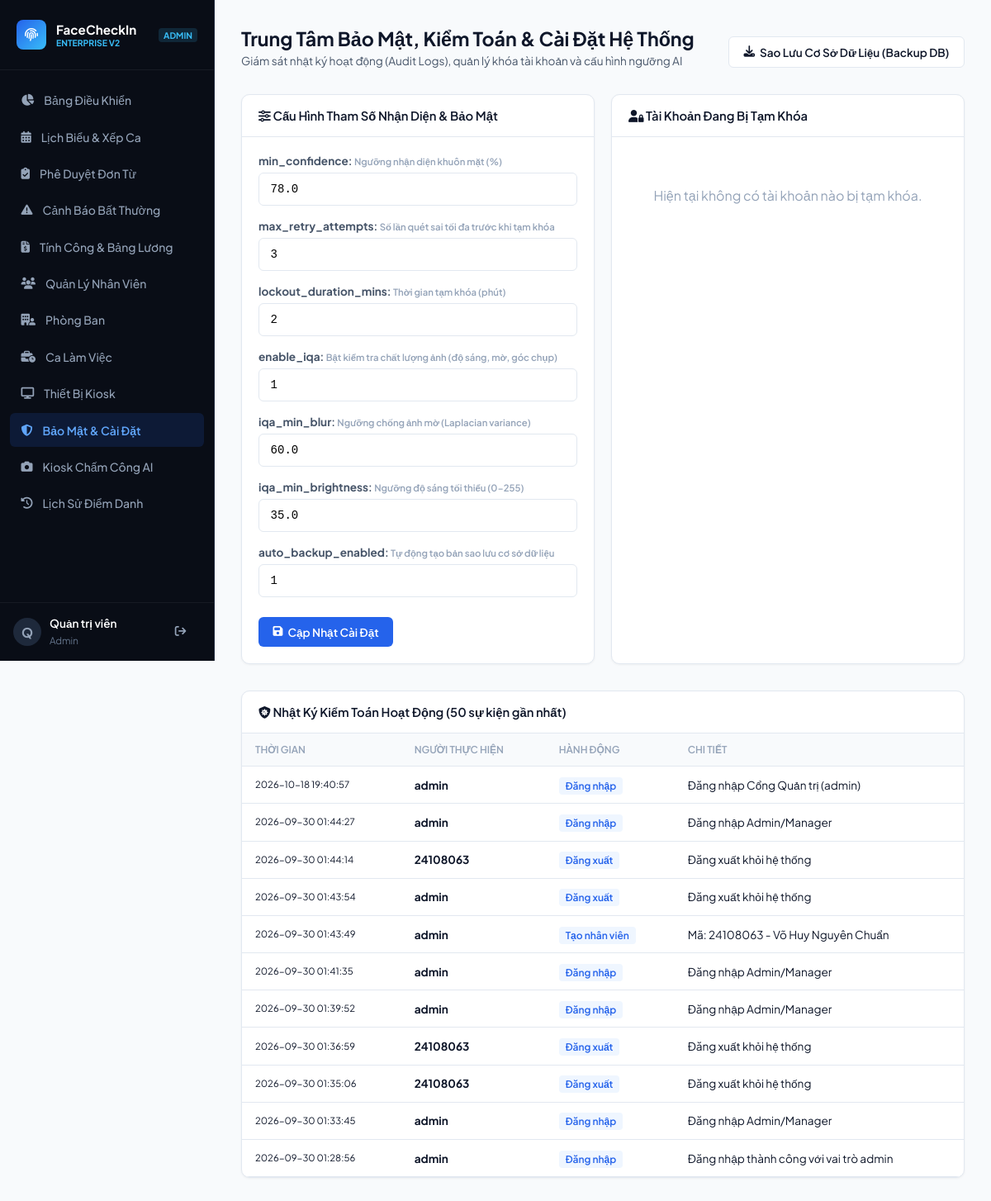
The page /admin/security (signed in) on the database its author committed.
### tables this page shows
CREATE TABLE system_settings (
            key TEXT PRIMARY KEY,
            value TEXT NOT NULL,
            description TEXT
        );

CREATE TABLE audit_logs (
            id INTEGER PRIMARY KEY AUTOINCREMENT,
            actor TEXT NOT NULL,
            action TEXT NOT NULL,
            detail TEXT,
            created_at TIMESTAMP DEFAULT CURRENT_TIMESTAMP
        );

### app.py (the view)
@app.route('/admin/security')
@login_required
@roles_required('admin')
def security_center():
    conn = get_db()
    cursor = conn.cursor()
    cursor.execute("SELECT * FROM audit_logs ORDER BY id DESC LIMIT 50")
    logs = cursor.fetchall()
    cursor.execute("SELECT u.*, e.emp_code, e.full_name FROM users u LEFT JOIN employees e ON u.emp_id = e.id WHERE u.locked_until > datetime('now')")
    locked_users = cursor.fetchall()
    cursor.execute("SELECT * FROM system_settings")
    settings = cursor.fetchall()
    conn.close()
    return render_template('security.html', logs=logs, locked_users=locked_users, settings=settings, user=session.get('full_name'), role=session.get('role'))

### app.py (called while the page is built)
def login_required(f):
    @wraps(f)
    def decorated(*args, **kwargs):
        if 'user_id' not in session:
            return redirect(url_for('staff_login'))
        return f(*args, **kwargs)
    return decorated

def roles_required(*allowed_roles):
    def decorator(f):
        @wraps(f)
        def decorated(*args, **kwargs):
            if session.get('role') not in allowed_roles:
                if session.get('role') == 'staff':
                    return redirect(url_for('staff_portal'))
                return redirect(url_for('checkin_page'))
            return f(*args, **kwargs)
        return decorated
    return decorator

### database/database.py (called while the page is built)
def get_db():
    conn = sqlite3.connect(DB_PATH)
    conn.row_factory = sqlite3.Row
    return conn

### templates/security.html (shortened to what this page needs)
{% extends "base.html" %}
{% block content %}
<header class="page-header">
    <div>
        <h1 class="page-title">Trung Tâm Bảo Mật, Kiểm Toán &amp; Cài Đặt Hệ Thống</h1>
        <p class="page-desc">Giám sát nhật ký hoạt động (Audit Logs), quản lý khóa tài khoản và cấu hình ngưỡng AI</p>
    </div>
    <div style="display: flex; gap: 8px;">
        <a href="/admin/backup" class="btn btn-secondary"><i class="fa-solid fa-download"></i> Sao Lưu Cơ Sở Dữ Liệu (Backup DB)</a>
    </div>
</header>
<div style="display: grid; grid-template-columns: 1fr 1fr; gap: 1.25rem; margin-bottom: 2rem;">
    <div class="panel" style="margin-bottom: 0;">
        <div class="panel-head">
            <span class="panel-title"><i class="fa-solid fa-sliders"></i> Cấu Hình Tham Số Nhận Diện &amp; Bảo Mật</span>
        </div>
        <div class="panel-body">
            <form method="POST" action="/admin/settings/update">
                {% for s in settings %}
                <div class="form-group">
                    <label><strong>{{ s.key }}</strong>: <small style="color: var(--text-muted);">{{ s.description }}</small></label>
                    <input type="text" name="{{ s.key }}" value="{{ s.value }}" class="form-control font-mono">
                </div>
                {% endfor %}
                <button type="submit" class="btn btn-primary" style="margin-top: 0.5rem;"><i class="fa-solid fa-save"></i> Cập Nhật Cài Đặt</button>
            </form>
        </div>
    </div>
    <div class="panel" style="margin-bottom: 0;">
        <div class="panel-head">
            <span class="panel-title"><i class="fa-solid fa-user-lock"></i> Tài Khoản Đang Bị Tạm Khóa</span>
        </div>
        <div class="panel-body">
            {% for u in locked_users %}
            <div style="display: flex; justify-content: space-between; align-items: center; padding: 0.75rem 0; border-bottom: 1px solid var(--border-subtle);">
                <div>
                    <strong>{{ u.full_name or u.username }}</strong> ({{ u.username }})<br>
                    <small style="color: var(--danger);">Khóa đến: {{ u.locked_until }}</small>
                </div>
                <button type="button" class="btn btn-secondary" onclick="unlockUserDirect({{ u.id }})" style="font-size: 0.8rem;">
                    <i class="fa-solid fa-lock-open"></i> Mở Khóa Ngay
                </button>
            </div>
            {% else %}
            <p style="color: var(--text-muted); text-align: center; padding: 2.5rem 0;">Hiện tại không có tài khoản nào bị tạm khóa.</p>
            {% endfor %}
        </div>
    </div>
</div>
<div class="panel">
    <div class="panel-head">
        <span class="panel-title"><i class="fa-solid fa-shield-virus"></i> Nhật Ký Kiểm Toán Hoạt Động (50 sự kiện gần nhất)</span>
    </div>
    <div class="table-responsive">
        <table class="table-custom">
            <thead>
                <tr><th>Thời Gian</th><th>Người Thực Hiện</th><th>Hành Động</th><th>Chi Tiết</th></tr>
            </thead>
            <tbody>
                {% for log in logs %}
                <tr>
                    <td style="font-family: monospace;"><small>{{ log.created_at }}</small></td>
                    <td><strong>{{ log.actor }}</strong></td>
                    <td><span class="badge-type">{{ log.action }}</span></td>
                    <td>{{ log.detail or '—' }}</td>
                </tr>
                {% else %}
                <tr><td colspan="4" style="text-align: center; color: var(--text-muted); padding: 2rem;">Chưa có nhật ký ghi nhận.</td></tr>
                {% endfor %}
            </tbody>
        </table>
    </div>
</div>
{% endblock %}

### templates/base.html (shortened to what this page needs)
<!DOCTYPE html>
<html lang="vi">
<head>
    <link rel="stylesheet" href="https://cdnjs.cloudflare.com/ajax/libs/font-awesome/6.4.0/css/all.min.css">
    <link rel="stylesheet" href="{{ url_for('static', filename='css/style.css') }}">
</head>
<body>
    <div class="dashboard-layout">
        <aside class="sidebar" id="appSidebar">
            <div class="sidebar-brand">
                <div class="brand-icon"><i class="fa-solid fa-fingerprint"></i></div>
                <div class="brand-title">FaceCheckIn <small style="font-size: 0.65rem; color: #38bdf8; display: block;">ENTERPRISE V2</small></div>
                <div class="brand-badge">{{ role | upper }}</div>
            </div>
            <ul class="sidebar-nav">
                {% if role in ['admin', 'manager'] %}
                <li class="nav-item {% if request.path == '/' %}active{% endif %}">
                    <a href="/"><i class="fa-solid fa-chart-pie"></i> Bảng Điều Khiển</a>
                </li>
                <li class="nav-item {% if request.path == '/admin/schedules' %}active{% endif %}">
                    <a href="/admin/schedules"><i class="fa-solid fa-calendar-days"></i> Lịch Biểu & Xếp Ca</a>
                </li>
                <li class="nav-item {% if request.path == '/admin/requests' %}active{% endif %}">
                    <a href="/admin/requests"><i class="fa-solid fa-clipboard-check"></i> Phê Duyệt Đơn Từ</a>
                </li>
                <li class="nav-item {% if request.path == '/admin/anomalies' %}active{% endif %}">
                    <a href="/admin/anomalies"><i class="fa-solid fa-triangle-exclamation"></i> Cảnh Báo Bất Thường</a>
                </li>
                <li class="nav-item {% if request.path == '/admin/payroll' %}active{% endif %}">
                    <a href="/admin/payroll"><i class="fa-solid fa-file-invoice-dollar"></i> Tính Công & Bảng Lương</a>
                </li>
                <li class="nav-item {% if request.path == '/admin/employees' %}active{% endif %}">
                    <a href="/admin/employees"><i class="fa-solid fa-users"></i> Quản Lý Nhân Viên</a>
                </li>
                <li class="nav-item {% if request.path == '/admin/departments' %}active{% endif %}">
                    <a href="/admin/departments"><i class="fa-solid fa-building-user"></i> Phòng Ban</a>
                </li>
                <li class="nav-item {% if request.path == '/admin/shifts' %}active{% endif %}">
                    <a href="/admin/shifts"><i class="fa-solid fa-business-time"></i> Ca Làm Việc</a>
                </li>
                <li class="nav-item {% if request.path == '/admin/kiosks' %}active{% endif %}">
                    <a href="/admin/kiosks"><i class="fa-solid fa-display"></i> Thiết Bị Kiosk</a>
                </li>
                {% if role == 'admin' %}
                <li class="nav-item {% if request.path == '/admin/security' %}active{% endif %}">
                    <a href="/admin/security"><i class="fa-solid fa-shield-halved"></i> Bảo Mật & Cài Đặt</a>
                </li>
                {% endif %}
                {% endif %}
                <li class="nav-item {% if request.path == '/checkin' %}active{% endif %}">
                    <a href="/checkin"><i class="fa-solid fa-camera"></i> Kiosk Chấm Công AI</a>
                </li>
                <li class="nav-item {% if request.path == '/history' %}active{% endif %}">
                    <a href="/history"><i class="fa-solid fa-clock-rotate-left"></i> Lịch Sử Điểm Danh</a>
                </li>
            </ul>
            <div class="sidebar-user">
                <div class="user-profile">
                    <div class="user-avatar">{{ user[:1] | upper }}</div>
                    <div class="user-info">
                        <span class="user-name">{{ user }}</span>
                        <span class="user-role">{{ role }}</span>
                    </div>
                </div>
                <a href="/logout" class="btn btn-subtle" title="Đăng xuất"><i class="fa-solid fa-arrow-right-from-bracket"></i></a>
            </div>
        </aside>
        <div class="main-wrapper">
            {% block content %}{% endblock %}
        </div>
    </div>
</body>
</html>

### rows shown on the page
system_settings: key "min_confidence", description "Ngưỡng nhận diện khuôn mặt (%)", min_confidence "78.0"
system_settings: key "max_retry_attempts", description "Số lần quét sai tối đa trước khi tạm khóa", max_retry_attempts "3"
system_settings: key "lockout_duration_mins", description "Thời gian tạm khóa (phút)", lockout_duration_mins "2"
system_settings: key "enable_iqa", description "Bật kiểm tra chất lượng ảnh (độ sáng, mờ, góc chụp)", enable_iqa "1"
system_settings: key "iqa_min_blur", description "Ngưỡng chống ảnh mờ (Laplacian variance)", iqa_min_blur "60.0"
system_settings: key "iqa_min_brightness", description "Ngưỡng độ sáng tối thiểu (0-255)", iqa_min_brightness "35.0"
system_settings: key "auto_backup_enabled", description "Tự động tạo bản sao lưu cơ sở dữ liệu", auto_backup_enabled "1"
audit_logs: created_at "2026-10-18 19:40:57", actor "admin", action "Đăng nhập", detail "Đăng nhập Cổng Quản trị (admin)"
audit_logs: created_at "2026-09-30 01:44:27", actor "admin", action "Đăng nhập", detail "Đăng nhập Admin/Manager"
audit_logs: created_at "2026-09-30 01:44:14", actor "24108063", action "Đăng xuất", detail "Đăng xuất khỏi hệ thống"
audit_logs: created_at "2026-09-30 01:43:54", actor "admin", action "Đăng xuất", detail "Đăng xuất khỏi hệ thống"
audit_logs: created_at "2026-09-30 01:43:49", actor "admin", action "Tạo nhân viên", detail "Mã: 24108063 - Võ Huy Nguyên Chuẩn"
audit_logs: created_at "2026-09-30 01:41:35", actor "admin", action "Đăng nhập", detail "Đăng nhập Admin/Manager"
audit_logs: created_at "2026-09-30 01:39:52", actor "admin", action "Đăng nhập", detail "Đăng nhập Admin/Manager"
audit_logs: created_at "2026-09-30 01:36:59", actor "24108063", action "Đăng xuất", detail "Đăng xuất khỏi hệ thống"
audit_logs: created_at "2026-09-30 01:35:06", actor "24108063", action "Đăng xuất", detail "Đăng xuất khỏi hệ thống"
audit_logs: created_at "2026-09-30 01:33:45", actor "admin", action "Đăng nhập", detail "Đăng nhập Admin/Manager"
audit_logs: created_at "2026-09-30 01:28:56", actor "admin", action "Đăng nhập", detail "Đăng nhập thành công với vai trò admin"

### other values the page prints
{{ role | upper }} "ADMIN"
{{ user[:1] | upper }} "Q"
{{ user }} "Quản trị viên"
{{ role }} "Admin"
